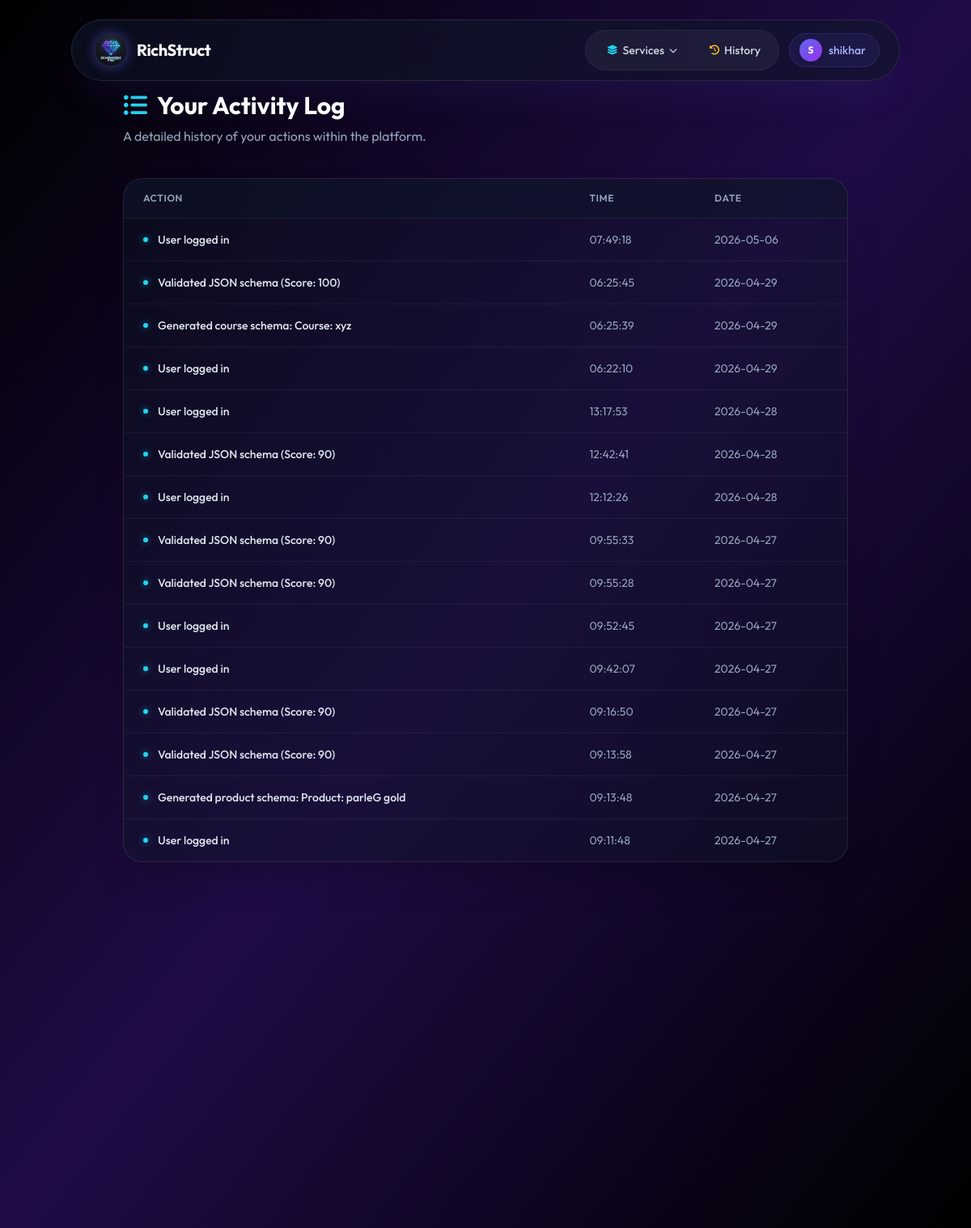
Page /activity (signed in) on the committed database.
### models.py (models this page shows, shortened)
class User(db.Model, UserMixin):
    id = db.Column(db.Integer, primary_key=True)
    username = db.Column(db.String(80), unique=True, nullable=False)
    email = db.Column(db.String(120), unique=True, nullable=False)
    password_hash = db.Column(db.String(256), nullable=False)
    created_at = db.Column(db.DateTime, default=datetime.utcnow)
    schemas = db.relationship('Schema', backref='owner', lazy=True)
    logs = db.relationship('ActivityLog', backref='user', lazy=True)

class ActivityLog(db.Model):
    id = db.Column(db.Integer, primary_key=True)
    action = db.Column(db.String(200), nullable=False)
    created_at = db.Column(db.DateTime, default=datetime.utcnow)
    user_id = db.Column(db.Integer, db.ForeignKey('user.id'), nullable=False)

### app.py (the view)
@app.route('/activity')
@login_required
def activity_log():
    logs = ActivityLog.query.filter_by(user_id=current_user.id).order_by(ActivityLog.created_at.desc()).limit(50).all()
    return render_template('activity.html', logs=logs)

### app.py (called while the page is built)
@login_manager.user_loader
def load_user(user_id):
    return db.session.get(User, int(user_id))

### templates/activity.html (shortened to what this page needs)
{% extends 'base.html' %}
{% block content %}
<div class="animate-fade-in-up max-w-4xl mx-auto">
    <div class="mb-10">
        <h1 class="text-3xl font-bold text-white flex items-center gap-3">
            <i class="fas fa-list-ul text-cyan-400"></i> Your Activity Log
        </h1>
        <p class="text-slate-400 mt-2">A detailed history of your actions within the platform.</p>
    </div>
    <div class="bg-slate-900/40 backdrop-blur-xl border border-white/10 rounded-3xl overflow-hidden shadow-2xl">
        {% if logs %}
        <div class="overflow-x-auto">
            <table class="w-full text-left border-collapse">
                <thead>
                    <tr class="bg-slate-900/50 border-b border-white/5">
                        <th class="px-6 py-4 text-xs font-semibold text-slate-400 uppercase tracking-wider">Action</th>
                        <th class="px-6 py-4 text-xs font-semibold text-slate-400 uppercase tracking-wider">Time</th>
                        <th class="px-6 py-4 text-xs font-semibold text-slate-400 uppercase tracking-wider">Date</th>
                    </tr>
                </thead>
                <tbody class="divide-y divide-white/5">
                    {% for log in logs %}
                    <tr class="hover:bg-white/5 transition-colors group">
                        <td class="px-6 py-4 flex items-center gap-3 text-sm font-medium text-slate-200 group-hover:text-white transition-colors">
                            <span class="w-1.5 h-1.5 rounded-full bg-cyan-400 shadow-[0_0_8px_rgba(34,211,238,0.6)]"></span>
                            {{ log.action }}
                        </td>
                        <td class="px-6 py-4 text-sm text-slate-400">{{ log.created_at.strftime('%H:%M:%S') }}</td>
                        <td class="px-6 py-4 text-sm text-slate-400">{{ log.created_at.strftime('%Y-%m-%d') }}</td>
                    </tr>
                    {% endfor %}
                </tbody>
            </table>
        </div>
        {% endif %}
    </div>
</div>
{% endblock %}

### templates/base.html (shortened to what this page needs)
<!DOCTYPE html>
<html lang="en">
<head>
  <link rel="stylesheet" href="https://cdnjs.cloudflare.com/ajax/libs/font-awesome/6.4.0/css/all.min.css">
  <script src="https://cdn.tailwindcss.com"></script>
</head>
<body class="text-slate-200 font-sans overflow-x-hidden antialiased bg-black selection:bg-indigo-500/30">
  <div class="fixed inset-0 -z-10 overflow-hidden bg-black">
    <video autoplay muted loop playsinline class="w-full h-full object-cover mix-blend-luminosity opacity-60">
      <source src="https://media.istockphoto.com/id/1310134440/video/digital-transformation-concept-system-engineering-binary-code-programming.mp4?s=mp4-640x640-is&k=20&c=yL2j8oN-N-Zl_A1wH0O7sY8Q_o_v0xKk0xX_K8f7s2g=" type="video/mp4">
    </video>
    <div class="absolute inset-0 bg-gradient-to-br from-black/95 via-violet-950/70 to-black/95"></div>
  </div>
  <nav class="fixed w-[92%] max-w-5xl z-50 top-6 left-1/2 -translate-x-1/2 transition-all duration-300 bg-slate-900/60 backdrop-blur-2xl border border-white/10 rounded-full py-3 px-6 shadow-2xl shadow-indigo-500/10">
    <div class="flex items-center justify-between">
      <a href="{{ url_for('index') }}" class="flex items-center gap-3 group cursor-pointer pl-1">
        <img src="{{ url_for('static', filename='img/logo.png') }}" alt="RichStruct Logo" class="w-10 h-10 rounded-full shadow-[0_0_15px_rgba(99,102,241,0.5)] group-hover:shadow-[0_0_25px_rgba(99,102,241,0.8)] transition-all duration-300 border border-white/10">
        <h1 class="text-xl font-bold text-white tracking-tight">RichStruct</h1>
      </a>
      <div class="flex items-center gap-2">
        {% if current_user.is_authenticated %}
          <div class="hidden sm:flex items-center gap-1 bg-white/5 rounded-full p-1.5 border border-white/5">
            <div class="nav-dropdown" id="servicesDropdown">
              <button onclick="toggleDropdown()" class="flex items-center gap-1.5 px-5 py-2 rounded-full text-sm font-medium text-slate-300 hover:text-white hover:bg-white/10 transition-all select-none">
                <i class="fas fa-layer-group text-cyan-400 text-xs"></i> Services
                <i class="fas fa-chevron-down text-[10px] transition-transform duration-200" id="servicesChevron"></i>
              </button>
            </div>
            <a href="{{ url_for('history') }}" class="flex items-center gap-1.5 px-4 py-2 rounded-full text-sm font-medium text-slate-300 hover:text-white hover:bg-white/10 transition-all">
              <i class="fas fa-history text-amber-400 text-xs"></i> History
            </a>
          </div>
          <a href="{{ url_for('dashboard') }}" class="hidden sm:flex items-center gap-2 ml-1 pl-3 pr-4 py-1.5 rounded-full bg-indigo-500/10 border border-indigo-500/20 hover:bg-indigo-500/20 hover:border-indigo-500/40 transition-all duration-200 group">
            <div class="w-7 h-7 rounded-full bg-gradient-to-br from-indigo-500 to-purple-600 flex items-center justify-center text-white text-xs font-bold shadow-md">
              {{ current_user.username[0].upper() }}
            </div>
            <span class="text-sm font-medium text-indigo-300 group-hover:text-indigo-200 transition-colors">{{ current_user.username }}</span>
          </a>
        {% endif %}
      </div>
    </div>
  </nav>
  <main class="min-h-screen pt-28 pb-20 relative z-10 px-6">
    <div class="max-w-7xl mx-auto">
      {% block content %}{% endblock %}
    </div>
  </main>
</body>
</html>

### templates/base.html (style rules this page uses)
.nav-dropdown { position: relative; }

### rows in the picture
User: username "S", username "shikhar"
ActivityLog: action "User logged in", created_at "07:49:18", created_at "2026-05-06"
ActivityLog: action "Validated JSON schema (Score: 100)", created_at "06:25:45", created_at "2026-04-29"
ActivityLog: action "Generated course schema: Course: xyz", created_at "06:25:39", created_at "2026-04-29"
ActivityLog: action "User logged in", created_at "06:22:10", created_at "2026-04-29"
ActivityLog: action "User logged in", created_at "13:17:53", created_at "2026-04-28"
ActivityLog: action "Validated JSON schema (Score: 90)", created_at "12:42:41", created_at "2026-04-28"
ActivityLog: action "User logged in", created_at "12:12:26", created_at "2026-04-28"
ActivityLog: action "Validated JSON schema (Score: 90)", created_at "09:55:33", created_at "2026-04-27"
ActivityLog: action "Validated JSON schema (Score: 90)", created_at "09:55:28", created_at "2026-04-27"
ActivityLog: action "User logged in", created_at "09:52:45", created_at "2026-04-27"
ActivityLog: action "User logged in", created_at "09:42:07", created_at "2026-04-27"
ActivityLog: action "Validated JSON schema (Score: 90)", created_at "09:16:50", created_at "2026-04-27"
ActivityLog: action "Validated JSON schema (Score: 90)", created_at "09:13:58", created_at "2026-04-27"
ActivityLog: action "Generated product schema: Product: parleG gold", created_at "09:13:48", created_at "2026-04-27"
ActivityLog: action "User logged in", created_at "09:11:48", created_at "2026-04-27"
